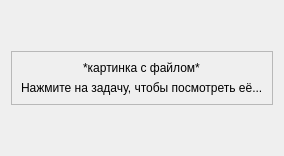
           <widget class="QWidget" name="page_empty">
            <layout class="QVBoxLayout" name="verticalLayout_2">
             <item>
              <spacer name="verticalSpacer_5">
               <property name="orientation">
                <enum>Qt::Vertical</enum>
               </property>
               <property name="sizeHint" stdset="0">
                <size>
                 <width>20</width>
                 <height>40</height>
                </size>
               </property>
              </spacer>
             </item>
             <item alignment="Qt::AlignHCenter">
              <widget class="QFrame" name="frame_empty">
               <property name="frameShape">
                <enum>QFrame::StyledPanel</enum>
               </property>
               <property name="frameShadow">
                <enum>QFrame::Raised</enum>
               </property>
               <layout class="QVBoxLayout" name="verticalLayout_11">
                <item alignment="Qt::AlignHCenter|Qt::AlignVCenter">
                 <widget class="QLabel" name="label_empty_img">
                  <property name="text">
                   <string>*картинка с файлом*</string>
                  </property>
                 </widget>
                </item>
                <item alignment="Qt::AlignHCenter|Qt::AlignVCenter">
                 <widget class="QLabel" name="label_empty_info">
                  <property name="text">
                   <string>Нажмите на задачу, чтобы посмотреть её...</string>
                  </property>
                 </widget>
                </item>
               </layout>
              </widget>
             </item>
             <item>
              <spacer name="verticalSpacer_3">
               <property name="orientation">
                <enum>Qt::Vertical</enum>
               </property>
               <property name="sizeHint" stdset="0">
                <size>
                 <width>20</width>
                 <height>40</height>
                </size>
               </property>
              </spacer>
             </item>
            </layout>
           </widget>
